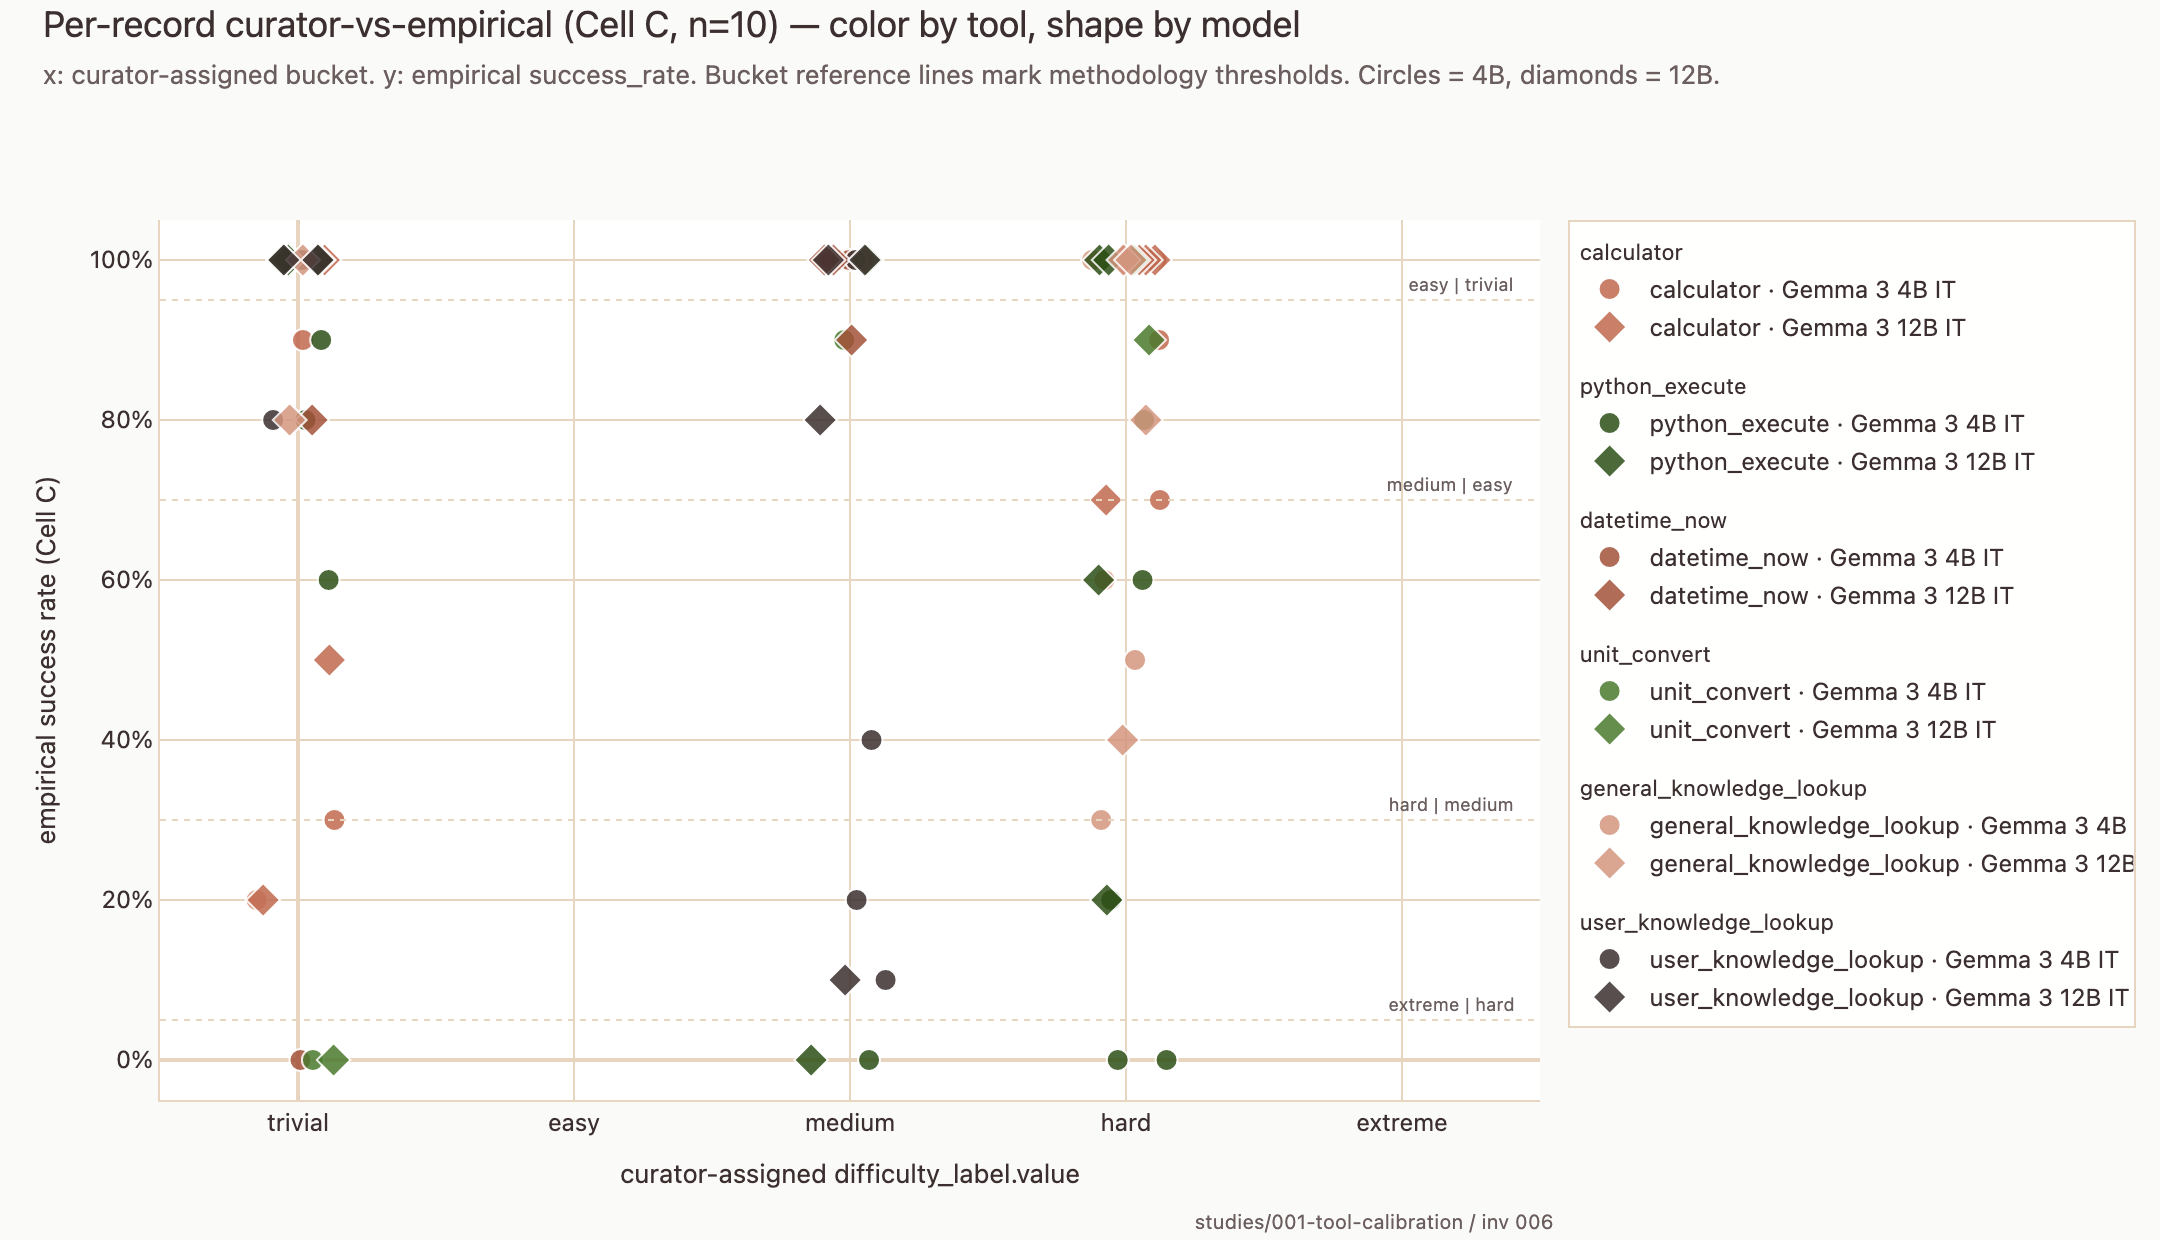

Generate this figure with Python:
"""F5 — Per-record dot plot: curator bucket × empirical bucket, color by tool.

x = curator-assigned `difficulty_label.value` (ordinal: trivial..extreme)
y = empirical success rate (continuous, Cell C — neutral, temp=1.0)
color = tool_target
shape = model (circle = 4B, diamond = 12B)

The empirical y-axis kept continuous (not bucketed) so the reader
sees the actual rate, not the band post-hoc. Bucket boundary lines
are drawn as horizontal references.

Companion to the heatmap (F4): the heatmap shows aggregate
agreement; this dot plot shows per-record disagreement and
attributes it by tool.

Output: figures/curator_vs_empirical_dots.{html,png}.
"""

from __future__ import annotations

import json
import sys
import hashlib
from collections import defaultdict
from pathlib import Path

import plotly.graph_objects as go

HERE = Path(__file__).resolve().parent
STUDY_ROOT = HERE.parent.parent.parent
SEEDS_PATH = STUDY_ROOT / "seeds.jsonl"
RESULTS_ROOT = STUDY_ROOT / "results"
REPO_ROOT = Path(__file__).resolve().parents[5]

sys.path.insert(0, str(STUDY_ROOT))
sys.path.insert(0, str(REPO_ROOT / ".claude" / "skills" / "morel-branding"))
from harness.parser import classify_trial  # noqa: E402
from branding import apply_morel_template, MOREL_COLORS, MOREL_CYCLE  # noqa: E402

DATE = "2026-05-12"
BUCKETS = ["trivial", "easy", "medium", "hard", "extreme"]

# Six categorical tools mapped onto the Morel brand cycle.
TOOL_PALETTE = {
    "calculator":               MOREL_CYCLE[0],
    "python_execute":           MOREL_CYCLE[1],
    "datetime_now":             MOREL_CYCLE[2],
    "unit_convert":             MOREL_CYCLE[3],
    "general_knowledge_lookup": MOREL_CYCLE[4],
    "user_knowledge_lookup":    MOREL_CYCLE[5],
}

# Methodology bucket boundaries on the success_rate axis.
BUCKET_LINES = [
    (0.05, "extreme | hard"),
    (0.30, "hard | medium"),
    (0.70, "medium | easy"),
    (0.95, "easy | trivial"),
]


def _safe(m: str) -> str:
    import re
    return re.sub(r"[^a-zA-Z0-9._-]", "_", m)


def _load_cellC(model: str) -> dict[str, float]:
    path = RESULTS_ROOT / _safe(model) / f"006_C_neutral_temp1_{DATE}.jsonl"
    rows = [json.loads(l) for l in path.read_text().splitlines() if l]
    by: dict[str, list[bool]] = defaultdict(list)
    for r in rows:
        ok, _ = classify_trial(
            {"tool_target": r["tool_target"],
             "expected_tool_call": r["expected_tool_call"]},
            r.get("output") or r.get("output_preview", ""),
        )
        by[r["record_id"]].append(ok)
    return {k: sum(v) / len(v) for k, v in by.items()}


def _jitter(rid: str, model: str) -> float:
    """Small deterministic horizontal jitter so overlapping dots stay readable."""
    h = int(hashlib.sha256(f"{rid}|{model}".encode()).hexdigest()[:8], 16)
    return (h % 100) / 100 * 0.30 - 0.15  # ± 0.15


def main() -> None:
    seeds = [json.loads(l) for l in SEEDS_PATH.read_text().splitlines() if l]
    curator_of = {s["id"]: s["difficulty_label"]["value"] for s in seeds}
    tool_of = {s["id"]: s["tool_target"] for s in seeds}

    sr_4b = _load_cellC("gemma3:4b-it-qat")
    sr_12b = _load_cellC("gemma3:12b-it-qat")

    fig = go.Figure()

    # Bucket reference lines
    for y_val, label in BUCKET_LINES:
        fig.add_shape(type="line",
                      x0=-0.5, x1=4.5, y0=y_val, y1=y_val,
                      line=dict(color=MOREL_COLORS["cream_dark"], dash="dot", width=1))
        fig.add_annotation(x=4.4, y=y_val, text=label, showarrow=False,
                           xanchor="right", yanchor="bottom",
                           font=dict(size=9, color=MOREL_COLORS["muted_text"]))

    for model_label, sr_map, marker_symbol in [
        ("Gemma 3 4B IT", sr_4b, "circle"),
        ("Gemma 3 12B IT", sr_12b, "diamond"),
    ]:
        # Group by tool so we can emit one trace per (tool, model)
        # with proper legendgrouping.
        for tool, color in TOOL_PALETTE.items():
            xs, ys, texts = [], [], []
            for rid, sr in sr_map.items():
                if tool_of.get(rid) != tool:
                    continue
                cur = curator_of.get(rid)
                if cur not in BUCKETS:
                    continue
                x_idx = BUCKETS.index(cur) + _jitter(rid, model_label)
                xs.append(x_idx)
                ys.append(sr)
                texts.append(
                    f"<b>{rid.rsplit('-', 1)[0]}</b><br>"
                    f"curator: {cur}<br>"
                    f"empirical sr: {sr:.0%}<br>"
                    f"tool: {tool}<br>"
                    f"model: {model_label}"
                )
            if xs:
                fig.add_trace(go.Scatter(
                    x=xs, y=ys,
                    mode="markers",
                    name=f"{tool} · {model_label}",
                    legendgroup=tool,
                    legendgrouptitle=dict(text=tool),
                    marker=dict(
                        color=color,
                        size=11 if marker_symbol == "circle" else 13,
                        symbol=marker_symbol,
                        opacity=0.85,
                        line=dict(color="white", width=1),
                    ),
                    text=texts,
                    hovertemplate="%{text}<extra></extra>",
                    showlegend=True,
                ))

    fig.update_layout(
        xaxis=dict(
            title="curator-assigned difficulty_label.value",
            tickmode="array",
            tickvals=list(range(5)),
            ticktext=BUCKETS,
            range=[-0.5, 4.5],
        ),
        yaxis=dict(
            title="empirical success rate (Cell C)",
            range=[-0.05, 1.05],
            tickformat=".0%",
        ),
        width=1080,
        height=620,
        legend=dict(
            orientation="v",
            yanchor="top", y=1.0, xanchor="left", x=1.02,
            font=dict(size=10),
            grouptitlefont=dict(size=11, color=MOREL_COLORS["dark_earth"]),
        ),
    )
    apply_morel_template(
        fig,
        title="Per-record curator-vs-empirical (Cell C, n=10) — color by tool, shape by model",
        subtitle=(
            "x: curator-assigned bucket. y: empirical success_rate. "
            "Bucket reference lines mark methodology thresholds. "
            "Circles = 4B, diamonds = 12B."
        ),
        attribution="studies/001-tool-calibration / inv 006",
    )
    fig.update_layout(margin=dict(l=80, r=240, t=110, b=70))

    out_html = HERE / "curator_vs_empirical_dots.html"
    out_png = HERE / "curator_vs_empirical_dots.png"
    fig.write_html(out_html)
    fig.write_image(out_png, engine="kaleido", scale=2)
    print(f"wrote {out_html.relative_to(STUDY_ROOT.parent.parent)}")
    print(f"wrote {out_png.relative_to(STUDY_ROOT.parent.parent)}")


if __name__ == "__main__":
    main()
